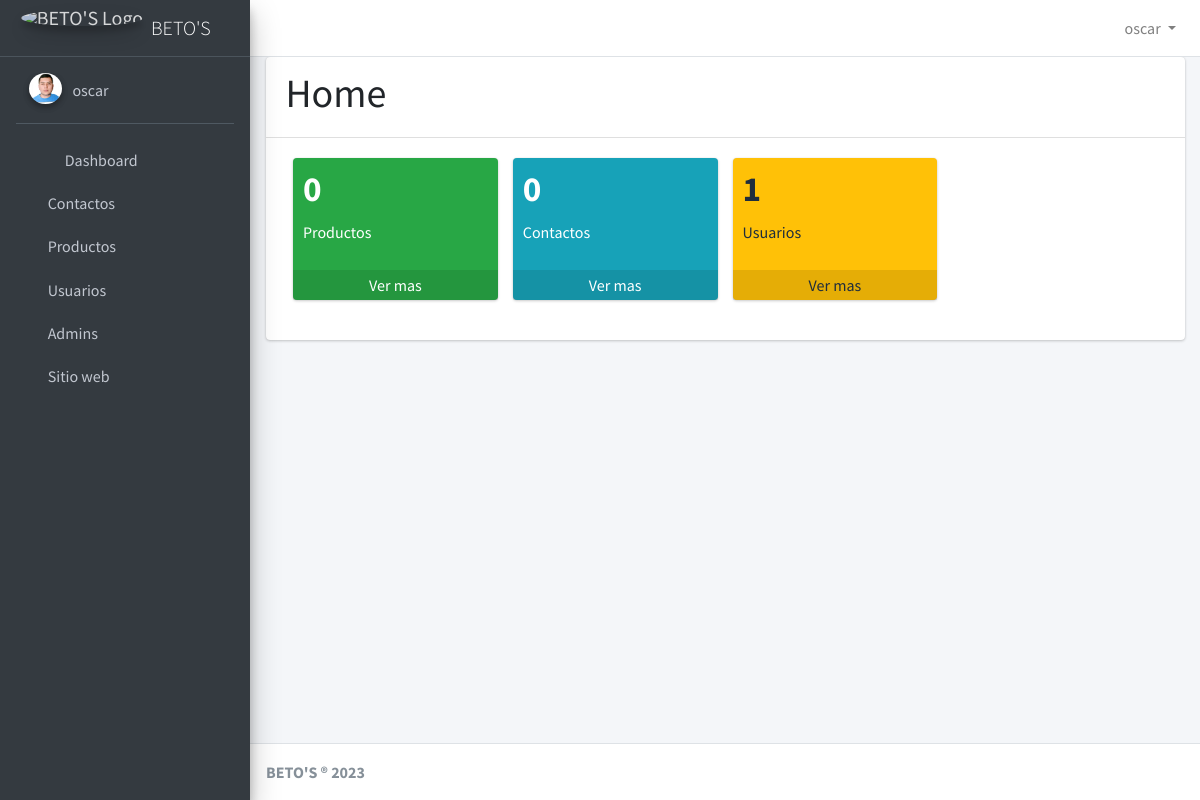
Page / (signed in) on the committed database.
### user/models.py (models this page shows)
class User(AbstractUser):
    imagen = models.ImageField(upload_to='profiles/', null=True, blank=True)

### home/views.py (the view)
# urls.py: 2. Add a URL to urlpatterns:  path('', views.home, name='home')
@login_required
def home(request):
    contactos = Contactos.objects.all().count()
    productos = Productos.objects.all().count()
    usuarios = User.objects.all().count()
    return render(request, 'home.html', {
        'contactos': contactos,
        'productos': productos,
        'usuarios': usuarios
    })

### home/templates/home.html (shortened to what this page needs)
{% extends "base.html" %}
{% block header %}
    <h1>Home</h1>
{% endblock %}
{% block content %}
    <section class="content">
        <div class="container-fluid">
            <div class="row">
                <div class="col-lg-3 col-6">
                    <div class="small-box bg-success">
                        <div class="inner">
                            <h3>{{productos}}</h3>
                            <p>Productos</p>
                        </div>
                        <a href="/productos" class="small-box-footer">Ver mas</a>
                    </div>
                </div>
                <div class="col-lg-3 col-6">
                    <div class="small-box bg-info">
                        <div class="inner">
                            <h3>{{contactos}}</h3>
                            <p>Contactos</p>
                        </div>
                        <a href="/contactos" class="small-box-footer">Ver mas</a>
                    </div>
                </div>
                <div class="col-lg-3 col-6">
                    <div class="small-box bg-warning">
                        <div class="inner">
                            <h3>{{usuarios}}</h3>
                            <p>Usuarios</p>
                        </div>
                        <a href="/usuarios" class="small-box-footer">Ver mas</a>
                    </div>
                </div>
            </div>
        </div>
    </section>
{% endblock %}

### templates/navbar.html (shortened to what this page needs)
<nav class="main-header navbar navbar-expand navbar-white navbar-light">
    <ul class="navbar-nav">
      <li class="nav-item">
        <a class="nav-link" data-widget="pushmenu" href="#" role="button"><i class="fas fa-bars"></i></a>
      </li>
    </ul>
    <ul class="navbar-nav ml-auto">
      <li class="nav-item dropdown">
        <a class="nav-link dropdown-toggle" href="#" role="button" data-toggle="dropdown" aria-expanded="false">
          {% if user.is_authenticated %}
            {{user.username}}
          {% else %}
              Usuario
          {% endif %}
        </a>
      </li>
    </ul>
  </nav>

### templates/sidebar.html
<div class='sidebar'>
  {% if user.is_authenticated %}
    <div class="user-panel mt-3 pb-3 mb-3 d-flex">
      <div class="image">
        <img src="{{user.imagen.url}}" class="img-circle elevation-2" alt="user.username">
      </div>
      <div class="info">
        <a class="d-block">{{user.username}}</a>
      </div>
    </div>
  {% endif %}
  <nav class="mt-2">
      <ul class="nav nav-pills nav-sidebar flex-column" data-widget="treeview" role="menu" data-accordion="false">
        <li class="nav-item">
          <a href="/" class="nav-link">
            <i class="nav-icon fas fa-tachometer-alt"></i>
            <p>
              Dashboard
            </p>
          </a>
        </li>
        <li class="nav-item">
          <a href="/contactos" class="nav-link">
            <i class="fas fa-address-book"></i>
            <p>
              Contactos
            </p>
          </a>
        </li>
        <li class="nav-item">
          <a href="/productos" class="nav-link">
            <i class="fa fa-dollar-sign"></i>
            <p>
              Productos
            </p>
          </a>
        </li>
        <li class="nav-item">
          <a href="/usuarios" class="nav-link">
            <i class="fas fa-users"></i>
            <p>
              Usuarios
            </p>
          </a>
        </li>
        <li class="nav-item">
          <a href="/admin" class="nav-link">
            <i class="fas fa-user-tie"></i>
            <p>
              Admins
            </p>
          </a>
        </li>
        <li class="nav-item">
          <a href="http://localhost:3000" class="nav-link">
            <i class="fas fa-store-alt"></i>
            <p>
              Sitio web
            </p>
          </a>
        </li>
      </ul>
    </nav>
</div>

### rows in the picture
User: username "oscar", imagen (picture)

### other values in the picture
{{ productos }} "0"
{{ contactos }} "0"
{{ usuarios }} "1"
